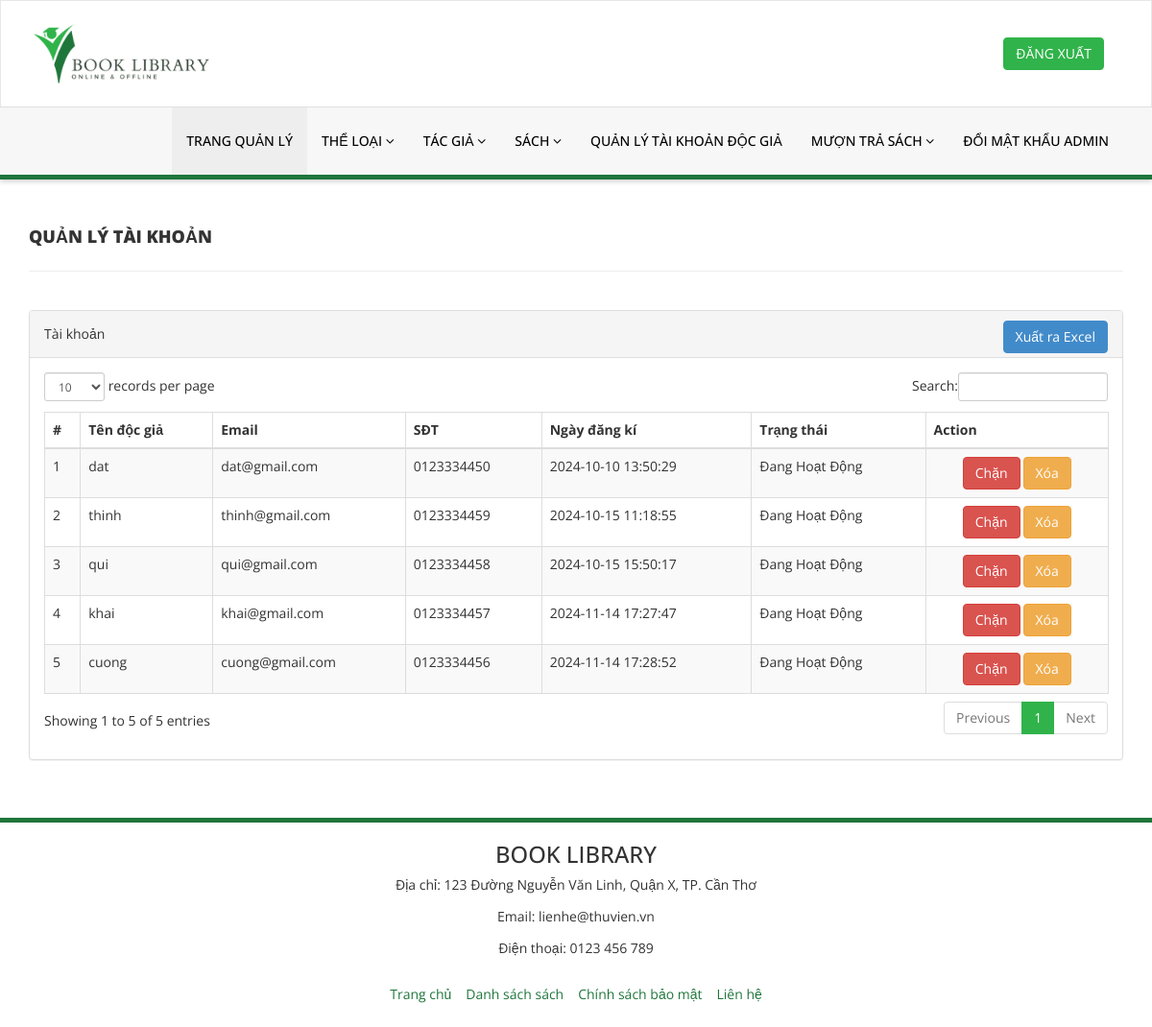
The app's page /admin/reg-students.php (signed in), older data.
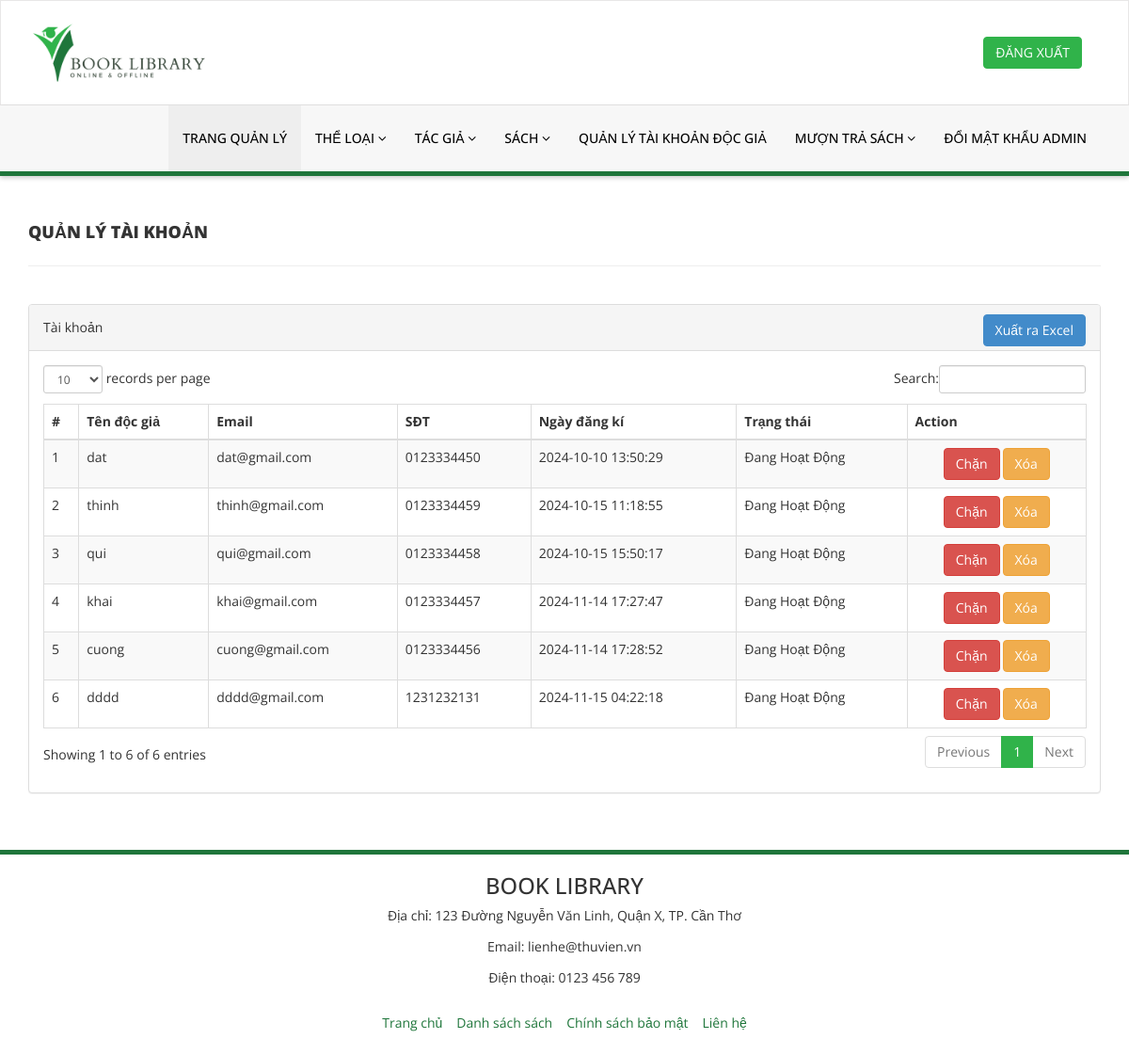
The same page, newer data.
### tables this page shows
CREATE TABLE `docgia` (
  `id` int NOT NULL,
  `FullName` varchar(100) DEFAULT NULL,
  `EmailId` varchar(100) DEFAULT NULL,
  `MobileNumber` char(11) DEFAULT NULL,
  `Password` varchar(255) DEFAULT NULL,
  `Status` tinyint DEFAULT NULL,
  `RegDate` timestamp NULL DEFAULT CURRENT_TIMESTAMP,
  `UpdationDate` timestamp NULL DEFAULT NULL ON UPDATE CURRENT_TIMESTAMP
);

### admin/reg-students.php (the view, shortened to what the changed rows need)
<?php
include('includes/config.php');
if (strlen($_SESSION['alogin']) == 0) {
    header("location:../adminlogin.php");
    exit();
} else {
?>
    <!DOCTYPE html>
    <html xmlns="http://www.w3.org/1999/xhtml">
    <head>
        <link href="assets/css/bootstrap.css" rel="stylesheet" />
        <link href="assets/css/font-awesome.css" rel="stylesheet" />
        <link href="assets/js/dataTables/dataTables.bootstrap.css" rel="stylesheet" />
        <link href="assets/css/style.css" rel="stylesheet" />
    </head>
    <body>
        <?php include('includes/header.php'); ?>
        <div class="content-wrapper">
            <div class="container">
                <div class="row pad-botm">
                    <div class="col-md-12">
                        <h4 class="header-line">Quản lý tài khoản</h4>
                    </div>
                    <div class="row">
                    </div>
                </div>
                <div class="row">
                    <div class="col-md-12">
                        <div class="panel panel-default">
                            <div class="panel-heading">
                                Tài khoản
                                <a style="margin-left: 10px; float: right;" href="export-users.php" class="btn btn-success">Xuất ra Excel</a>
                            </div>
                            <div class="panel-body">
                                <div class="table-responsive">
                                    <table class="table table-striped table-bordered table-hover" id="dataTables-example">
                                        <thead>
                                            <tr>
                                                <th>#</th>
                                                <th>Tên độc giả</th>
                                                <th>Email</th>
                                                <th>SĐT</th>
                                                <th>Ngày đăng kí</th>
                                                <th>Trạng thái</th>
                                                <th>Action</th>
                                            </tr>
                                        </thead>
                                        <tbody>
                                            <?php
                                            $sql = "SELECT * FROM docgia";
                                            $query = $dbh->prepare($sql);
                                            $query->execute();
                                            $results = $query->fetchAll(PDO::FETCH_OBJ);
                                            $cnt = 1;
                                            if ($query->rowCount() > 0) {
                                                foreach ($results as $result) { ?>
                                                    <tr class="odd gradeX">
                                                        <td class="center"><?php echo htmlentities($cnt); ?></td>
                                                        <td class="center"><?php echo htmlentities($result->FullName); ?></td>
                                                        <td class="center"><?php echo htmlentities($result->EmailId); ?></td>
                                                        <td class="center"><?php echo htmlentities($result->MobileNumber); ?></td>
                                                        <td class="center"><?php echo htmlentities($result->RegDate); ?></td>
                                                        <td class="center"><?php if ($result->Status == 1) {
                                                                                echo htmlentities("Đang Hoạt Động");
                                                                            } else {
                                                                                echo htmlentities("Đã Bị Chặn");
                                                                            } ?></td>
                                                        <td class="center" style="vertical-align: middle;">
                                                            <div class="btn-container" style="display: flex; justify-content: center; align-items: center; gap: 3px;">
                                                                <?php if ($result->Status == 1) { ?>
                                                                    <a href="reg-students.php?inid=<?php echo htmlentities($result->id); ?>" onclick="return confirm('Bạn có chắc muốn chặn người này?');">
                                                                        <button class="btn btn-danger">Chặn</button>
                                                                    </a>
                                                                <?php } else { ?>
                                                                    <a href="reg-students.php?id=<?php echo htmlentities($result->id); ?>" onclick="return confirm('Bạn có muốn bỏ chặn người này?');">
                                                                        <button class="btn btn-primary">Bỏ Chặn</button>
                                                                    </a>
                                                                <?php } ?>
                                                                <a href="reg-students.php?delid=<?php echo htmlentities($result->id); ?>" onclick="return confirm('Bạn có chắc muốn xóa người này?');">
                                                                    <button class="btn btn-warning">Xóa</button>
                                                                </a>
                                                            </div>
                                                        </td>
                                                    </tr>
                                            <?php $cnt = $cnt + 1;
                                                }
                                            } ?>
                                        </tbody>
                                    </table>
                                </div>
                            </div>
                        </div>
                    </div>
                </div>
            </div>
        </div>
        <?php include('includes/footer.php'); ?>
    </body>
    </html>
<?php } ?>

Row changes from the older to the newer data that the page shows:
added docgia: FullName "dddd", EmailId "dddd@gmail.com", MobileNumber "1231232131", RegDate "2024-11-15 04:22:18"
Text that changed along with them:
text written by a page script: "records per page Search: Showing 1 to 5 of 5 entries Previous 1 Next" → "records per page Search: Showing 1 to 6 of 6 entries Previous 1 Next"
